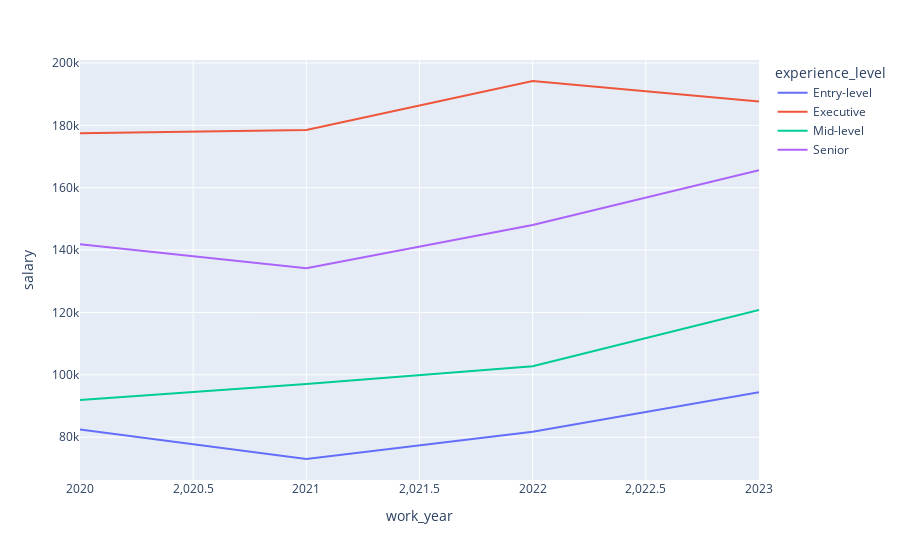

Here is the notebook cell this chart was saved with:
### Markdown cell above
The table presented above shows that the medium company size "M" covers 90% of the entries. In regards to work_setting, the most popular still is 'In-person' covering 61% of the total, followed by 'Remote' with 36.7%. Overall, the combination (subgroup) 'M' AND 'In-person' has 5.314 rows, repreenting 56.8% of the total entries.

### Code cell
val=data.groupby(["work_year","experience_level"])["salary"].mean().reset_index()


df = px.data.gapminder().query("continent == 'Oceania'")

fig = px.line(val, 
              x='work_year',
              y='salary',
              color='experience_level')
fig.show()

### Figure 1 — Plotly figure (JSON) as saved in the notebook; plotly's stock layout.template omitted (floating-point values rounded to 4 significant figures)
{"data": [{"hovertemplate": "experience_level=Entry-level<br>work_year=%{x}<br>salary=%{y}<extra></extra>", "legendgroup": "Entry-level", "line": {"color": "#636efa", "dash": "solid"}, "marker": {"symbol": "circle"}, "mode": "lines", "name": "Entry-level", "orientation": "v", "showlegend": true, "type": "scatter", "x": [2020, 2021, 2022, 2023], "xaxis": "x", "y": [82460, 73010.0, 81720.0, 94450.0], "yaxis": "y"}, {"hovertemplate": "experience_level=Executive<br>work_year=%{x}<br>salary=%{y}<extra></extra>", "legendgroup": "Executive", "line": {"color": "#EF553B", "dash": "solid"}, "marker": {"symbol": "circle"}, "mode": "lines", "name": "Executive", "orientation": "v", "showlegend": true, "type": "scatter", "x": [2020, 2021, 2022, 2023], "xaxis": "x", "y": [177500, 178500, 194200.0, 187700.0], "yaxis": "y"}, {"hovertemplate": "experience_level=Mid-level<br>work_year=%{x}<br>salary=%{y}<extra></extra>", "legendgroup": "Mid-level", "line": {"color": "#00cc96", "dash": "solid"}, "marker": {"symbol": "circle"}, "mode": "lines", "name": "Mid-level", "orientation": "v", "showlegend": true, "type": "scatter", "x": [2020, 2021, 2022, 2023], "xaxis": "x", "y": [91910.0, 97030.0, 102700.0, 120800.0], "yaxis": "y"}, {"hovertemplate": "experience_level=Senior<br>work_year=%{x}<br>salary=%{y}<extra></extra>", "legendgroup": "Senior", "line": {"color": "#ab63fa", "dash": "solid"}, "marker": {"symbol": "circle"}, "mode": "lines", "name": "Senior", "orientation": "v", "showlegend": true, "type": "scatter", "x": [2020, 2021, 2022, 2023], "xaxis": "x", "y": [141800.0, 134200.0, 148100.0, 165600.0], "yaxis": "y"}], "layout": {"legend": {"title": {"text": "experience_level"}, "tracegroupgap": 0}, "margin": {"t": 60}, "xaxis": {"anchor": "y", "domain": [0, 1], "title": {"text": "work_year"}}, "yaxis": {"anchor": "x", "domain": [0, 1], "title": {"text": "salary"}}}}
